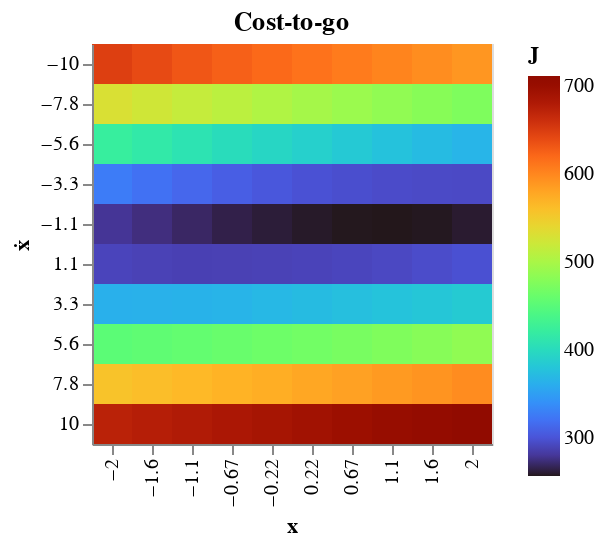

The code cell stored with this chart in its notebook:
### Code cell
theta = 25
theta_dot = 0

x_by_xd = state_grid[0][:, theta, :, theta_dot]
xd_by_x = state_grid[2][:, theta, :, theta_dot]

# Convert this grid to columnar data expected by Altair
source = pd.DataFrame(
    {"x": x_by_xd.ravel(), "ẋ": xd_by_x.ravel(), "J": J[:, theta, :, theta_dot].ravel()}
)

alt.Chart(source).mark_rect().encode(
    alt.X("x:O", axis=alt.Axis(format=".2")),
    alt.Y("ẋ:O", axis=alt.Axis(format=".2")),
    alt.Color("J:Q", scale=alt.Scale(scheme="turbo")),
).properties(
    title="Cost-to-go",
)

### Figure 1 — Vega-Lite specification as saved in the notebook (floating-point values rounded to 4 significant figures)
{"config": {"view": {"continuousWidth": 400, "continuousHeight": 300}}, "data": {"name": "data-579dba58a62e01f1213c4ab916121dfe"}, "mark": "rect", "encoding": {"color": {"field": "J", "scale": {"scheme": "turbo"}, "type": "quantitative"}, "x": {"axis": {"format": ".2"}, "field": "x", "type": "ordinal"}, "y": {"axis": {"format": ".2"}, "field": "ẋ", "type": "ordinal"}}, "title": "Cost-to-go", "$schema": "https://vega.github.io/schema/vega-lite/v4.17.0.json", "datasets": {"data-579dba58a62e01f1213c4ab916121dfe": [{"x": -2.0, "ẋ": -10.0, "J": 647.5}, {"x": -2.0, "ẋ": -7.778, "J": 530.0}, {"x": -2.0, "ẋ": -5.556, "J": 421.7}, {"x": -2.0, "ẋ": -3.333, "J": 326.6}, {"x": -2.0, "ẋ": -1.111, "J": 278.7}, {"x": -2.0, "ẋ": 1.111, "J": 289.4}, {"x": -2.0, "ẋ": 3.333, "J": 362.1}, {"x": -2.0, "ẋ": 5.556, "J": 451.6}, {"x": -2.0, "ẋ": 7.778, "J": 556.6}, {"x": -2.0, "ẋ": 10.0, "J": 672.1}, {"x": -1.556, "ẋ": -10.0, "J": 639.4}, {"x": -1.556, "ẋ": -7.778, "J": 522.9}, {"x": -1.556, "ẋ": -5.556, "J": 414.7}, {"x": -1.556, "ẋ": -3.333, "J": 319.4}, {"x": -1.556, "ẋ": -1.111, "J": 273.6}, {"x": -1.556, "ẋ": 1.111, "J": 287.9}, {"x": -1.556, "ẋ": 3.333, "J": 363.0}, {"x": -1.556, "ẋ": 5.556, "J": 454.3}, {"x": -1.556, "ẋ": 7.778, "J": 560.5}, {"x": -1.556, "ẋ": 10.0, "J": 675.7}, {"x": -1.111, "ẋ": -10.0, "J": 631.7}, {"x": -1.111, "ẋ": -7.778, "J": 516.2}, {"x": -1.111, "ẋ": -5.556, "J": 407.8}, {"x": -1.111, "ẋ": -3.333, "J": 312.6}, {"x": -1.111, "ẋ": -1.111, "J": 268.5}, {"x": -1.111, "ẋ": 1.111, "J": 286.8}, {"x": -1.111, "ẋ": 3.333, "J": 364.0}, {"x": -1.111, "ẋ": 5.556, "J": 457.1}, {"x": -1.111, "ẋ": 7.778, "J": 564.6}, {"x": -1.111, "ẋ": 10.0, "J": 679.4}, {"x": -0.6667, "ẋ": -10.0, "J": 625.2}, {"x": -0.6667, "ẋ": -7.778, "J": 509.8}, {"x": -0.6667, "ẋ": -5.556, "J": 401.1}, {"x": -0.6667, "ẋ": -3.333, "J": 307.0}, {"x": -0.6667, "ẋ": -1.111, "J": 263.6}, {"x": -0.6667, "ẋ": 1.111, "J": 287.2}, {"x": -0.6667, "ẋ": 3.333, "J": 365.5}, {"x": -0.6667, "ẋ": 5.556, "J": 460.2}, {"x": -0.6667, "ẋ": 7.778, "J": 568.8}, {"x": -0.6667, "ẋ": 10.0, "J": 683.0}, {"x": -0.2222, "ẋ": -10.0, "J": 619.2}, {"x": -0.2222, "ẋ": -7.778, "J": 503.3}, {"x": -0.2222, "ẋ": -5.556, "J": 394.9}, {"x": -0.2222, "ẋ": -3.333, "J": 302.2}, {"x": -0.2222, "ẋ": -1.111, "J": 260.9}, {"x": -0.2222, "ẋ": 1.111, "J": 287.6}, {"x": -0.2222, "ẋ": 3.333, "J": 368.4}, {"x": -0.2222, "ẋ": 5.556, "J": 463.4}, {"x": -0.2222, "ẋ": 7.778, "J": 573.1}, {"x": -0.2222, "ẋ": 10.0, "J": 686.7}, {"x": 0.2222, "ẋ": -10.0, "J": 613.3}, {"x": 0.2222, "ẋ": -7.778, "J": 496.9}, {"x": 0.2222, "ẋ": -5.556, "J": 388.8}, {"x": 0.2222, "ẋ": -3.333, "J": 298.5}, {"x": 0.2222, "ẋ": -1.111, "J": 258.5}, {"x": 0.2222, "ẋ": 1.111, "J": 288.5}, {"x": 0.2222, "ẋ": 3.333, "J": 371.4}, {"x": 0.2222, "ẋ": 5.556, "J": 466.6}, {"x": 0.2222, "ẋ": 7.778, "J": 577.5}, {"x": 0.2222, "ẋ": 10.0, "J": 690.9}, {"x": 0.6667, "ẋ": -10.0, "J": 607.3}, {"x": 0.6667, "ẋ": -7.778, "J": 490.8}, {"x": 0.6667, "ẋ": -5.556, "J": 382.8}, {"x": 0.6667, "ẋ": -3.333, "J": 296.1}, {"x": 0.6667, "ẋ": -1.111, "J": 256.9}, {"x": 0.6667, "ẋ": 1.111, "J": 290.1}, {"x": 0.6667, "ẋ": 3.333, "J": 374.4}, {"x": 0.6667, "ẋ": 5.556, "J": 470.3}, {"x": 0.6667, "ẋ": 7.778, "J": 582.0}, {"x": 0.6667, "ẋ": 10.0, "J": 695.7}, {"x": 1.111, "ẋ": -10.0, "J": 601.4}, {"x": 1.111, "ẋ": -7.778, "J": 485.2}, {"x": 1.111, "ẋ": -5.556, "J": 376.7}, {"x": 1.111, "ẋ": -3.333, "J": 294.2}, {"x": 1.111, "ẋ": -1.111, "J": 256.4}, {"x": 1.111, "ẋ": 1.111, "J": 291.6}, {"x": 1.111, "ẋ": 3.333, "J": 377.3}, {"x": 1.111, "ẋ": 5.556, "J": 474.6}, {"x": 1.111, "ẋ": 7.778, "J": 586.6}, {"x": 1.111, "ẋ": 10.0, "J": 700.6}, {"x": 1.556, "ẋ": -10.0, "J": 595.5}, {"x": 1.556, "ẋ": -7.778, "J": 479.6}, {"x": 1.556, "ẋ": -5.556, "J": 370.7}, {"x": 1.556, "ẋ": -3.333, "J": 292.9}, {"x": 1.556, "ẋ": -1.111, "J": 257.1}, {"x": 1.556, "ẋ": 1.111, "J": 294.6}, {"x": 1.556, "ẋ": 3.333, "J": 380.3}, {"x": 1.556, "ẋ": 5.556, "J": 479.5}, {"x": 1.556, "ẋ": 7.778, "J": 591.2}, {"x": 1.556, "ẋ": 10.0, "J": 705.6}, {"x": 2.0, "ẋ": -10.0, "J": 589.7}, {"x": 2.0, "ẋ": -7.778, "J": 473.9}, {"x": 2.0, "ẋ": -5.556, "J": 365.8}, {"x": 2.0, "ẋ": -3.333, "J": 292.5}, {"x": 2.0, "ẋ": -1.111, "J": 259.6}, {"x": 2.0, "ẋ": 1.111, "J": 297.8}, {"x": 2.0, "ẋ": 3.333, "J": 383.8}, {"x": 2.0, "ẋ": 5.556, "J": 484.3}, {"x": 2.0, "ẋ": 7.778, "J": 596.3}, {"x": 2.0, "ẋ": 10.0, "J": 710.8}]}}
